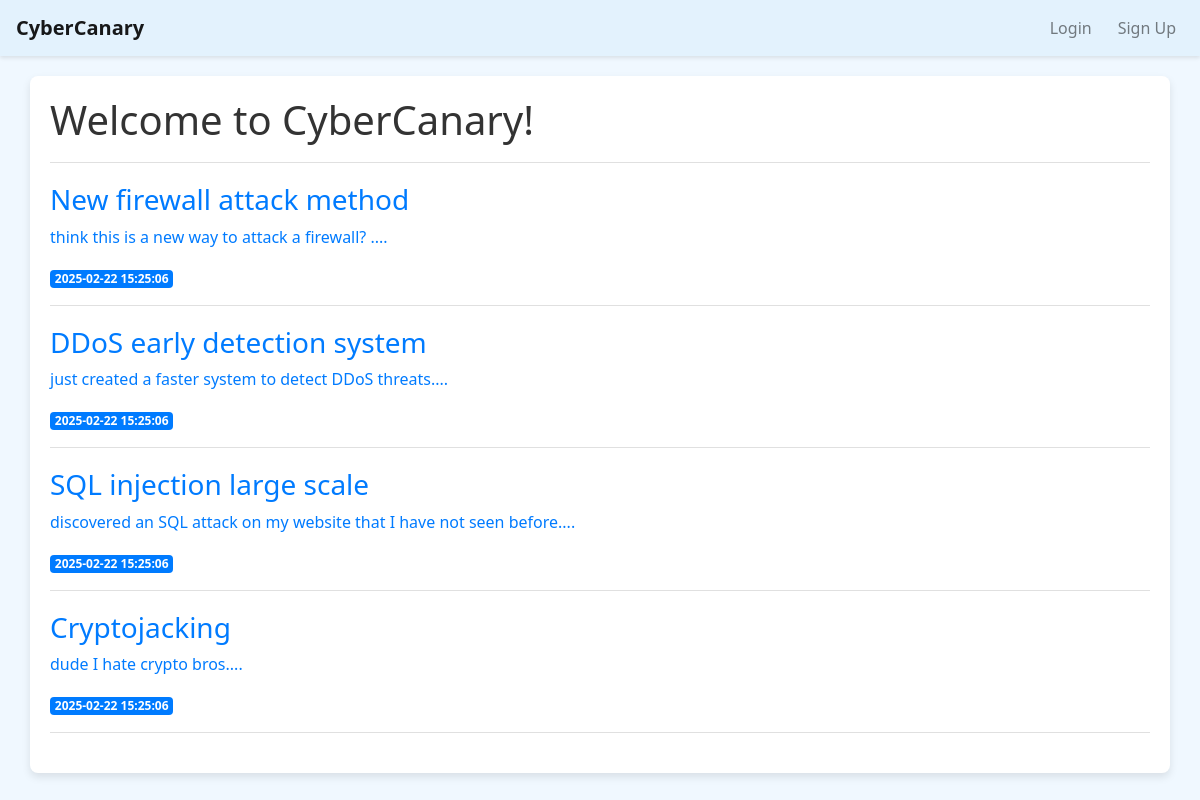
Before: / with the older database file.
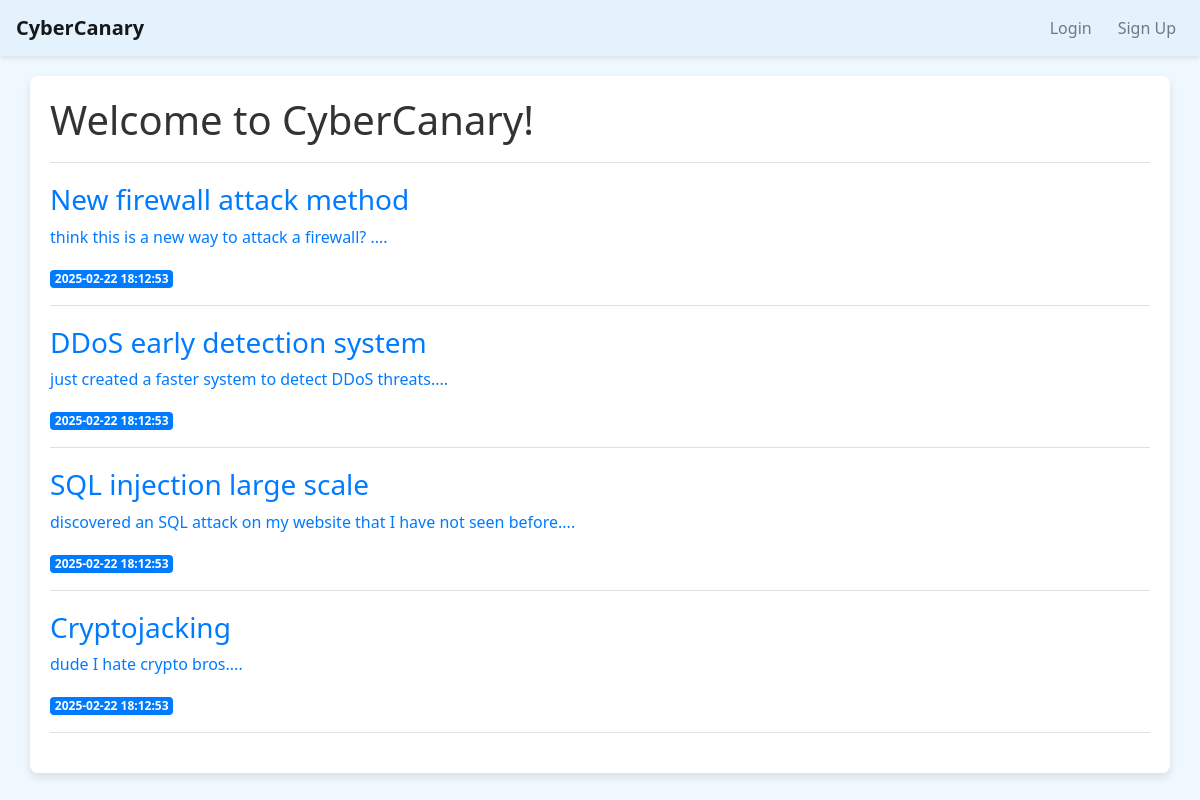
After: the same page with the newer database file.
### tables this page shows
CREATE TABLE posts (
    id INTEGER PRIMARY KEY AUTOINCREMENT,
    title TEXT NOT NULL,
    created TIME NOT NULL DEFAULT CURRENT_TIMESTAMP,
    content TEXT NOT NULL
);

### app.py (the view)
@app.route('/')
def index():
    conn = get_db_connection()
    posts = conn.execute('SELECT * FROM posts').fetchall()
    conn.close()
    return render_template('index.html', posts=posts, user=user)

### app.py (called while the page is built)
def get_db_connection():
    conn = sqlite3.connect('database.db')
    conn.row_factory = sqlite3.Row
    return conn

### templates/index.html (shortened to what this page needs)
{% extends 'base.html' %}
{% block content %}
        <div class="block-title">
            <h1>{% block title %} Welcome to CyberCanary! {% endblock %}</h1>
        </div>
        <div class="posts-container">
            {% for post in posts %}
                <div class="post-item">
                    <a href="#">
                        <h3>{{ post['title'] }}</h3>
                        <p>{{ post['content'] }}</p>
                    </a>
                    <span class="badge badge-primary">{{ post['created'] }}</span>
                    <hr>
                </div>
            {% endfor %}
        </div>
{% endblock %}

### templates/base.html (shortened to what this page needs)
<!doctype html>
<html lang="en">
<head>
    <link rel="stylesheet" href="https://stackpath.bootstrapcdn.com/bootstrap/4.3.1/css/bootstrap.min.css">
</head>
<body>
    <nav class="navbar navbar-expand-md navbar-light">
        <a class="navbar-brand" href="{{ url_for('index')}}">CyberCanary</a>
        <div class="collapse navbar-collapse" id="navbarNav">
            <ul class="navbar-nav ml-auto">
                {% if user %}
                <li class="nav-item">
                    <a href="{{ url_for('projects') }}" class="nav-link">Projects</a>
                </li>
                <li class="nav-item">
                    <a href="{{ url_for('logout') }}" class="nav-link">Logout</a>
                </li>
                {% else %}
                <li class="nav-item">
                    <a href="{{ url_for('login') }}" class="nav-link">Login</a>
                </li>
                <li class="nav-item">
                    <a href="{{ url_for('register') }}" class="nav-link">Sign Up</a>
                </li>
                {% endif %}
            </ul>
        </div>
    </nav>
    <div class="container">
        {% block content %} {% endblock %}
    </div>
</body>
</html>

### templates/base.html (style rules this page uses)
body { font-family: 'Segoe UI', Tahoma, Geneva, Verdana, sans-serif; background-color: #f0f8ff; color: #333; }
.navbar { background-color: #e3f2fd; box-shadow: 0 2px 4px rgba(0, 0, 0, 0.1); }
.navbar-brand { color: #007bff; font-weight: bold; }
.navbar-nav .nav-link { color: #007bff; margin-left: 10px; }
.container { margin-top: 20px; background-color: white; padding: 20px; border-radius: 8px; box-shadow: 0 4px 8px rgba(0, 0, 0, 0.1); }

### templates/index.html (style rules this page uses)
.block-title { margin-bottom: 20px; padding-bottom: 10px; border-bottom: 1px solid #e0e0e0; }
.post-item { margin-bottom: 20px; }
.post-item h3 { color: #007bff; }
.post-item a { text-decoration: none; display: block; }
.badge-primary { background-color: #007bff; color: white; }
hr { border-color: #e0e0e0; }

Changed rows visible on the page:
changed posts "New firewall attack method": created "2025-02-22 15:25:06" → "2025-02-22 18:12:53"
changed posts "DDoS early detection system": created "2025-02-22 15:25:06" → "2025-02-22 18:12:53"
changed posts "SQL injection large scale": created "2025-02-22 15:25:06" → "2025-02-22 18:12:53"
changed posts "Cryptojacking": created "2025-02-22 15:25:06" → "2025-02-22 18:12:53"
